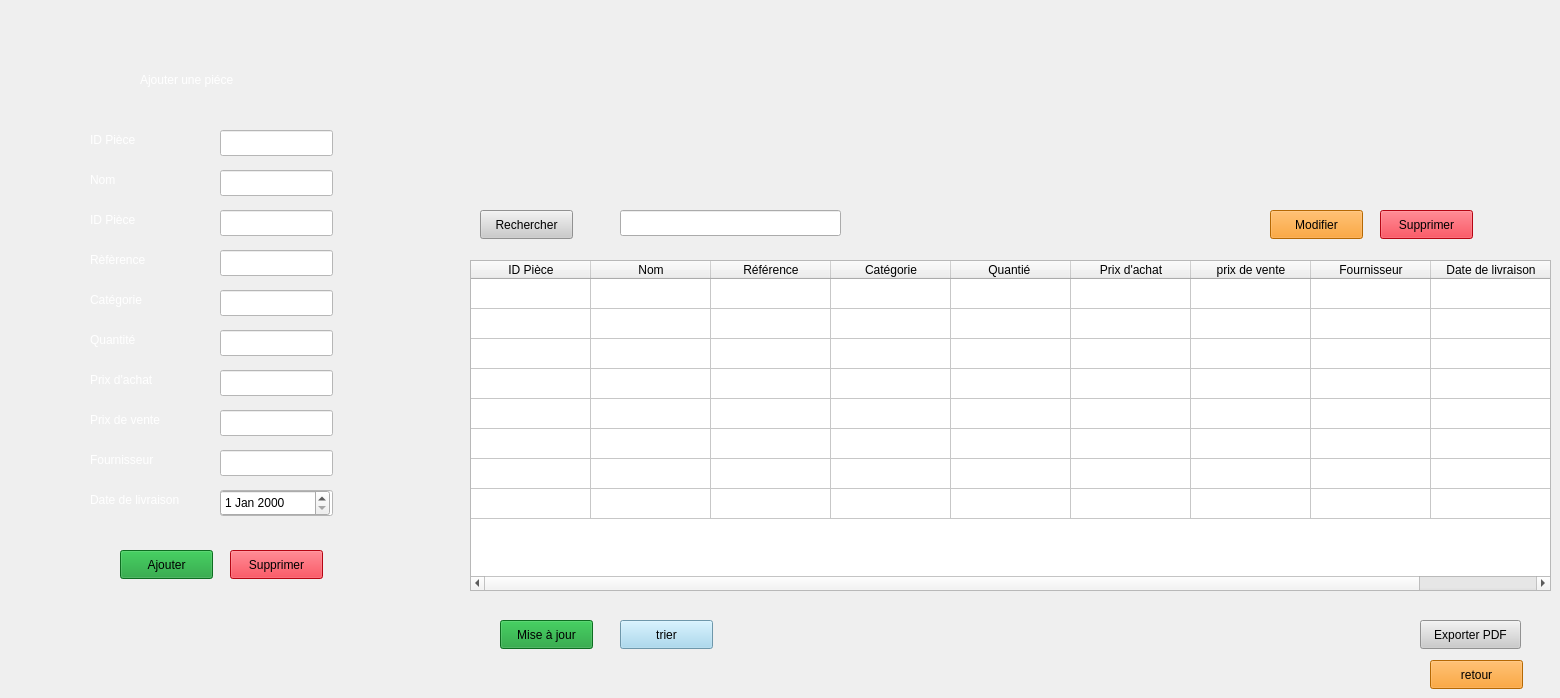
    <widget class="QWidget" name="menu_stock">
     <widget class="QLabel" name="label_18">
      <property name="geometry">
       <rect>
        <x>140</x>
        <y>70</y>
        <width>141</width>
        <height>20</height>
       </rect>
      </property>
      <property name="styleSheet">
       <string notr="true">color: rgb(255, 255, 255);</string>
      </property>
      <property name="text">
       <string>Ajouter une piéce</string>
      </property>
     </widget>
     <widget class="QPushButton" name="retour_5">
      <property name="geometry">
       <rect>
        <x>1430</x>
        <y>660</y>
        <width>93</width>
        <height>29</height>
       </rect>
      </property>
      <property name="styleSheet">
       <string notr="true">background-color: rgb(253, 145, 4);</string>
      </property>
      <property name="text">
       <string>retour</string>
      </property>
     </widget>
     <widget class="QPushButton" name="pushButton_3">
      <property name="geometry">
       <rect>
        <x>1270</x>
        <y>210</y>
        <width>93</width>
        <height>29</height>
       </rect>
      </property>
      <property name="styleSheet">
       <string notr="true">background-color: rgb(253, 145, 4);</string>
      </property>
      <property name="text">
       <string>Modifier</string>
      </property>
     </widget>
     <widget class="QPushButton" name="pushButton_11">
      <property name="geometry">
       <rect>
        <x>230</x>
        <y>550</y>
        <width>93</width>
        <height>29</height>
       </rect>
      </property>
      <property name="styleSheet">
       <string notr="true">background-color: rgb(253, 7, 27);</string>
      </property>
      <property name="text">
       <string>Supprimer</string>
      </property>
     </widget>
     <widget class="QLineEdit" name="lineEdit_20">
      <property name="geometry">
       <rect>
        <x>220</x>
        <y>490</y>
        <width>113</width>
        <height>26</height>
       </rect>
      </property>
      <property name="styleSheet">
       <string notr="true">background-color: rgb(255, 255, 255);</string>
      </property>
     </widget>
     <widget class="QPushButton" name="pushButton_2">
      <property name="geometry">
       <rect>
        <x>1380</x>
        <y>210</y>
        <width>93</width>
        <height>29</height>
       </rect>
      </property>
      <property name="styleSheet">
       <string notr="true">background-color: rgb(253, 7, 27);</string>
      </property>
      <property name="text">
       <string>Supprimer</string>
      </property>
     </widget>
     <widget class="QLabel" name="label_11">
      <property name="geometry">
       <rect>
        <x>90</x>
        <y>330</y>
        <width>71</width>
        <height>20</height>
       </rect>
      </property>
      <property name="styleSheet">
       <string notr="true">color: rgb(255, 255, 255);</string>
      </property>
      <property name="text">
       <string>Quantité</string>
      </property>
     </widget>
     <widget class="QLineEdit" name="lineEdit_11">
      <property name="geometry">
       <rect>
        <x>220</x>
        <y>130</y>
        <width>113</width>
        <height>26</height>
       </rect>
      </property>
      <property name="styleSheet">
       <string notr="true">background-color: rgb(255, 255, 255);</string>
      </property>
     </widget>
     <widget class="QLabel" name="label_13">
      <property name="geometry">
       <rect>
        <x>90</x>
        <y>450</y>
        <width>101</width>
        <height>20</height>
       </rect>
      </property>
      <property name="styleSheet">
       <string notr="true">color: rgb(255, 255, 255);</string>
      </property>
      <property name="text">
       <string>Fournisseur</string>
      </property>
     </widget>
     <widget class="QLineEdit" name="lineEdit_12">
      <property name="geometry">
       <rect>
        <x>220</x>
        <y>210</y>
        <width>113</width>
        <height>26</height>
       </rect>
      </property>
      <property name="styleSheet">
       <string notr="true">background-color: rgb(255, 255, 255);</string>
      </property>
     </widget>
     <widget class="QLineEdit" name="lineEdit_16">
      <property name="geometry">
       <rect>
        <x>220</x>
        <y>330</y>
        <width>113</width>
        <height>26</height>
       </rect>
      </property>
      <property name="styleSheet">
       <string notr="true">background-color: rgb(255, 255, 255);</string>
      </property>
     </widget>
     <widget class="QLineEdit" name="lineEdit_15">
      <property name="geometry">
       <rect>
        <x>220</x>
        <y>290</y>
        <width>113</width>
        <height>26</height>
       </rect>
      </property>
      <property name="styleSheet">
       <string notr="true">background-color: rgb(255, 255, 255);</string>
      </property>
     </widget>
     <widget class="QLineEdit" name="lineEdit_18">
      <property name="geometry">
       <rect>
        <x>220</x>
        <y>410</y>
        <width>113</width>
        <height>26</height>
       </rect>
      </property>
      <property name="styleSheet">
       <string notr="true">background-color: rgb(255, 255, 255);</string>
      </property>
     </widget>
     <widget class="QPushButton" name="pushButton">
      <property name="geometry">
       <rect>
        <x>500</x>
        <y>620</y>
        <width>93</width>
        <height>29</height>
       </rect>
      </property>
      <property name="styleSheet">
       <string notr="true">background-color: rgb(18, 153, 45);</string>
      </property>
      <property name="text">
       <string>Mise à jour</string>
      </property>
     </widget>
     <widget class="QLineEdit" name="lineEdit_7">
      <property name="geometry">
       <rect>
        <x>620</x>
        <y>210</y>
        <width>221</width>
        <height>26</height>
       </rect>
      </property>
     </widget>
     <widget class="QLabel" name="label_16">
      <property name="geometry">
       <rect>
        <x>90</x>
        <y>490</y>
        <width>111</width>
        <height>20</height>
       </rect>
      </property>
      <property name="styleSheet">
       <string notr="true">color: rgb(255, 255, 255);</string>
      </property>
      <property name="text">
       <string>Date de livraison</string>
      </property>
     </widget>
     <widget class="QLineEdit" name="lineEdit_17">
      <property name="geometry">
       <rect>
        <x>220</x>
        <y>370</y>
        <width>113</width>
        <height>26</height>
       </rect>
      </property>
      <property name="styleSheet">
       <string notr="true">background-color: rgb(255, 255, 255);</string>
      </property>
     </widget>
     <widget class="QLabel" name="label_12">
      <property name="geometry">
       <rect>
        <x>90</x>
        <y>210</y>
        <width>71</width>
        <height>20</height>
       </rect>
      </property>
      <property name="styleSheet">
       <string notr="true">color: rgb(255, 255, 255);</string>
      </property>
      <property name="text">
       <string>ID Pièce</string>
      </property>
     </widget>
     <widget class="QLabel" name="label_14">
      <property name="geometry">
       <rect>
        <x>1210</x>
        <y>50</y>
        <width>121</width>
        <height>111</height>
       </rect>
      </property>
      <property name="text">
       <string/>
      </property>
     </widget>
     <widget class="QPushButton" name="pushButton_10">
      <property name="geometry">
       <rect>
        <x>480</x>
        <y>210</y>
        <width>93</width>
        <height>29</height>
       </rect>
      </property>
      <property name="styleSheet">
       <string notr="true">background-color: rgb(203, 203, 203);</string>
      </property>
      <property name="text">
       <string>Rechercher</string>
      </property>
     </widget>
     <widget class="QLineEdit" name="lineEdit_13">
      <property name="geometry">
       <rect>
        <x>220</x>
        <y>170</y>
        <width>113</width>
        <height>26</height>
       </rect>
      </property>
      <property name="styleSheet">
       <string notr="true">background-color: rgb(255, 255, 255);</string>
      </property>
     </widget>
     <widget class="QDateEdit" name="dateEdit_3">
      <property name="geometry">
       <rect>
        <x>220</x>
        <y>490</y>
        <width>110</width>
        <height>26</height>
       </rect>
      </property>
     </widget>
     <widget class="QLabel" name="label_15">
      <property name="geometry">
       <rect>
        <x>90</x>
        <y>290</y>
        <width>71</width>
        <height>20</height>
       </rect>
      </property>
      <property name="styleSheet">
       <string notr="true">color: rgb(255, 255, 255);</string>
      </property>
      <property name="text">
       <string>Catégorie </string>
      </property>
     </widget>
     <widget class="QLabel" name="label_21">
      <property name="geometry">
       <rect>
        <x>90</x>
        <y>410</y>
        <width>101</width>
        <height>20</height>
       </rect>
      </property>
      <property name="styleSheet">
       <string notr="true">color: rgb(255, 255, 255);</string>
      </property>
      <property name="text">
       <string>Prix de vente</string>
      </property>
     </widget>
     <widget class="QLineEdit" name="lineEdit_19">
      <property name="geometry">
       <rect>
        <x>220</x>
        <y>450</y>
        <width>113</width>
        <height>26</height>
       </rect>
      </property>
      <property name="styleSheet">
       <string notr="true">background-color: rgb(255, 255, 255);</string>
      </property>
     </widget>
     <widget class="QPushButton" name="pushButton_4">
      <property name="geometry">
       <rect>
        <x>120</x>
        <y>550</y>
        <width>93</width>
        <height>29</height>
       </rect>
      </property>
      <property name="styleSheet">
       <string notr="true">background-color: rgb(18, 153, 45);</string>
      </property>
      <property name="text">
       <string>Ajouter</string>
      </property>
     </widget>
     <widget class="QLabel" name="label_17">
      <property name="geometry">
       <rect>
        <x>90</x>
        <y>370</y>
        <width>91</width>
        <height>20</height>
       </rect>
      </property>
      <property name="styleSheet">
       <string notr="true">color: rgb(255, 255, 255);</string>
      </property>
      <property name="text">
       <string>Prix d'achat</string>
      </property>
     </widget>
     <widget class="QLabel" name="label_19">
      <property name="geometry">
       <rect>
        <x>90</x>
        <y>250</y>
        <width>71</width>
        <height>20</height>
       </rect>
      </property>
      <property name="styleSheet">
       <string notr="true">color: rgb(255, 255, 255);</string>
      </property>
      <property name="text">
       <string>Rèfèrence</string>
      </property>
     </widget>
     <widget class="QLabel" name="label_20">
      <property name="geometry">
       <rect>
        <x>90</x>
        <y>170</y>
        <width>71</width>
        <height>20</height>
       </rect>
      </property>
      <property name="styleSheet">
       <string notr="true">color: rgb(255, 255, 255);</string>
      </property>
      <property name="text">
       <string>Nom</string>
      </property>
     </widget>
     <widget class="QPushButton" name="pushButton_8">
      <property name="geometry">
       <rect>
        <x>1420</x>
        <y>620</y>
        <width>101</width>
        <height>29</height>
       </rect>
      </property>
      <property name="styleSheet">
       <string notr="true">background-color: rgb(203, 203, 203);</string>
      </property>
      <property name="text">
       <string>Exporter PDF</string>
      </property>
     </widget>
     <widget class="QTableWidget" name="tableWidget_2">
      <property name="geometry">
       <rect>
        <x>470</x>
        <y>260</y>
        <width>1081</width>
        <height>331</height>
       </rect>
      </property>
      <property name="rowCount">
       <number>8</number>
      </property>
      <property name="columnCount">
       <number>9</number>
      </property>
      <attribute name="horizontalHeaderDefaultSectionSize">
       <number>120</number>
      </attribute>
      <attribute name="verticalHeaderVisible">
       <bool>false</bool>
      </attribute>
      <attribute name="verticalHeaderShowSortIndicator" stdset="0">
       <bool>false</bool>
      </attribute>
      <row/>
      <row/>
      <row/>
      <row/>
      <row/>
      <row/>
      <row/>
      <row/>
      <column>
       <property name="text">
        <string>ID Pièce</string>
       </property>
      </column>
      <column>
       <property name="text">
        <string>Nom</string>
       </property>
      </column>
      <column>
       <property name="text">
        <string>Référence</string>
       </property>
      </column>
      <column>
       <property name="text">
        <string>Catégorie</string>
       </property>
      </column>
      <column>
       <property name="text">
        <string>Quantié </string>
       </property>
      </column>
      <column>
       <property name="text">
        <string>Prix d'achat</string>
       </property>
      </column>
      <column>
       <property name="text">
        <string>prix de vente</string>
       </property>
      </column>
      <column>
       <property name="text">
        <string>Fournisseur</string>
       </property>
      </column>
      <column>
       <property name="text">
        <string>Date de livraison</string>
       </property>
      </column>
     </widget>
     <widget class="QLabel" name="label_30">
      <property name="geometry">
       <rect>
        <x>90</x>
        <y>130</y>
        <width>71</width>
        <height>20</height>
       </rect>
      </property>
      <property name="styleSheet">
       <string notr="true">color: rgb(255, 255, 255);</string>
      </property>
      <property name="text">
       <string>ID Pièce</string>
      </property>
     </widget>
     <widget class="QLineEdit" name="lineEdit_14">
      <property name="geometry">
       <rect>
        <x>220</x>
        <y>250</y>
        <width>113</width>
        <height>26</height>
       </rect>
      </property>
      <property name="styleSheet">
       <string notr="true">background-color: rgb(255, 255, 255);</string>
      </property>
     </widget>
     <widget class="QPushButton" name="pushButton_16">
      <property name="geometry">
       <rect>
        <x>620</x>
        <y>620</y>
        <width>93</width>
        <height>29</height>
       </rect>
      </property>
      <property name="styleSheet">
       <string notr="true">background-color: rgb(154 , 211 , 238);</string>
      </property>
      <property name="text">
       <string>trier</string>
      </property>
     </widget>
    </widget>
